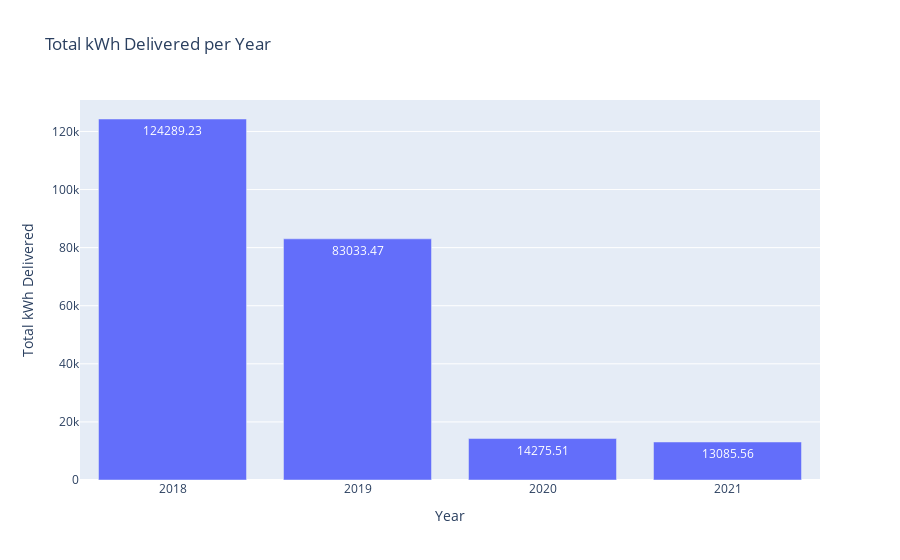

Notebook cell for this chart:
### Code cell
# maken van bar chart voor kwh delivered

# Summation of total kWh delivered per year
yearly_kwh = df_all.groupby('year')['kWhDelivered'].sum().reset_index(name='total_kwh')

# Zet de 'year'-kolom om naar string, zodat deze als categorische waarde wordt behandeld
yearly_kwh['year'] = yearly_kwh['year'].astype(str)

# Maak de balkgrafiek met afgeronde tekstlabels (bijvoorbeeld 2 decimalen)
fig_kwh = px.bar(
    yearly_kwh,
    x='year',
    y='total_kwh',
    text=yearly_kwh['total_kwh'].round(2),  # Waarden op de balken met 2 decimalen
    labels={
        'year': 'Year',
        'total_kwh': 'Total kWh Delivered'
    },
    title='Total kWh Delivered per Year'
)

# Pas de layout aan voor een betere leesbaarheid
fig_kwh.update_layout(
    xaxis=dict(dtick=1),  # Zorgt ervoor dat alle jaren op de x-as zichtbaar zijn
    uniformtext_minsize=8,
    uniformtext_mode='hide'
)

fig_kwh.show()

### Figure 1 — Plotly figure (JSON) as saved in the notebook; plotly's stock layout.template omitted (floating-point values rounded to 4 significant figures)
{"data": [{"hovertemplate": "Year=%{x}<br>Total kWh Delivered=%{y}<br>text=%{text}<extra></extra>", "legendgroup": "", "marker": {"color": "#636efa", "pattern": {"shape": ""}}, "name": "", "orientation": "v", "showlegend": false, "text": [124300.0, 83030.0, 14280.0, 13090.0], "textposition": "auto", "type": "bar", "x": ["2018", "2019", "2020", "2021"], "xaxis": "x", "y": [124300.0, 83030.0, 14280.0, 13090.0], "yaxis": "y"}], "layout": {"barmode": "relative", "legend": {"tracegroupgap": 0}, "title": {"text": "Total kWh Delivered per Year"}, "uniformtext": {"minsize": 8, "mode": "hide"}, "xaxis": {"anchor": "y", "domain": [0, 1], "dtick": 1, "title": {"text": "Year"}}, "yaxis": {"anchor": "x", "domain": [0, 1], "title": {"text": "Total kWh Delivered"}}}}
